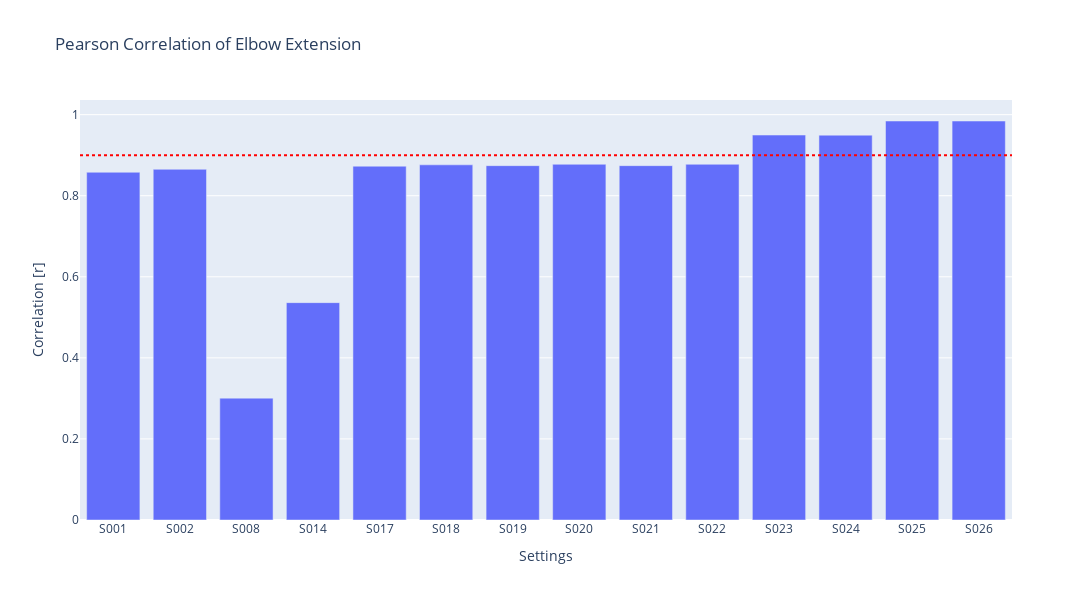
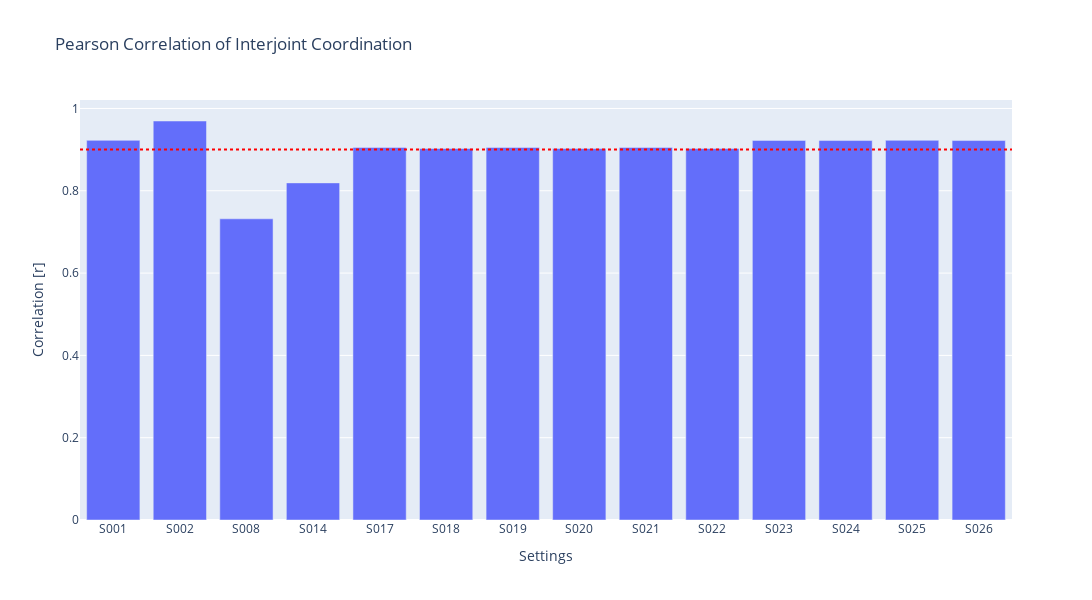
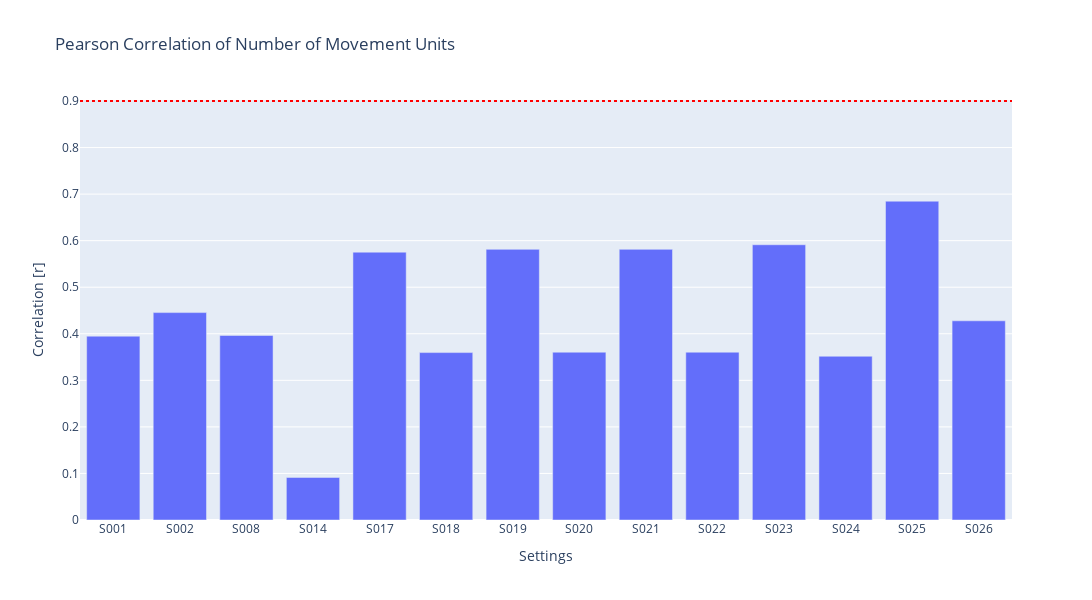
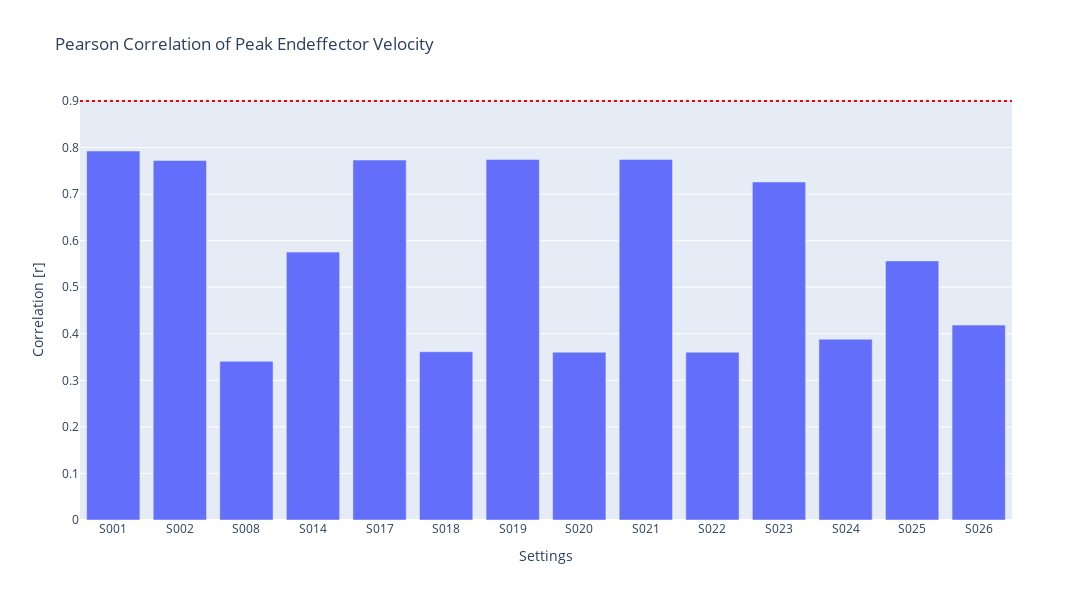

Notebook code cell kept with these figures, in order:
### Code cell
measures = df_plot['measure'].unique()

for measure in measures:
    df_plot_measure = df_plot[df_plot['measure'] == measure]
    title_name = get_title_measure_name(measure)
    
    fig = px.bar(df_plot_measure[df_plot_measure['id_s'].isin(id_s_reduced)], x='id_s', y='correlation', title=f'Pearson Correlation of {title_name}', labels={'correlation': 'Pearson Correlation', 'id_s': 'Subject ID', 'measure': 'Kin. Measure'},
                 template = 'plotly')
    
    fig.add_hline(y=0.9, line_dash='dot', line_color='red', name = 'minimum correlation')
    
    fig.update_layout(title= f'Pearson Correlation of {title_name}',
              xaxis_title=f'Settings',
              yaxis_title=f'Correlation [r]',
                      width=1300, height=600
              )
    
    fig.show()
    os.makedirs(os.path.join(dir_plots_cat, '03_correlation'), exist_ok=True)
    
    path = os.path.join(dir_plots_cat, '03_correlation', f'pearson_corr_{measure}.html')
    fig.write_html(path)
    
    path = os.path.join(dir_plots_cat, '03_correlation', f'pearson_corr_{measure}.png')
    fig.write_image(path, scale = 5)

### Figure 1 — Plotly figure (JSON) as saved in the notebook; plotly's stock layout.template omitted (floating-point values rounded to 4 significant figures)
{"data": [{"alignmentgroup": "True", "hovertemplate": "Subject ID=%{x}<br>Pearson Correlation=%{y}<extra></extra>", "legendgroup": "", "marker": {"color": "#636efa", "pattern": {"shape": ""}}, "name": "", "offsetgroup": "", "orientation": "v", "showlegend": false, "textposition": "auto", "x": ["S001", "S002", "S008", "S014", "S017", "S018", "S019", "S020", "S021", "S022", "S023", "S024", "S025", "S026"], "xaxis": "x", "y": [0.8579, 0.8652, 0.3007, 0.5363, 0.8729, 0.8763, 0.8742, 0.8776, 0.8742, 0.8776, 0.9497, 0.9494, 0.9844, 0.9843], "yaxis": "y", "type": "bar"}], "layout": {"xaxis": {"anchor": "y", "domain": [0.0, 1.0], "title": {"text": "Settings"}}, "yaxis": {"anchor": "x", "domain": [0.0, 1.0], "title": {"text": "Correlation [r]"}}, "legend": {"tracegroupgap": 0}, "title": {"text": "Pearson Correlation of Elbow Extension"}, "barmode": "relative", "shapes": [{"line": {"color": "red", "dash": "dot"}, "name": "minimum correlation", "type": "line", "x0": 0, "x1": 1, "xref": "x domain", "y0": 0.9, "y1": 0.9, "yref": "y"}], "width": 1300, "height": 600}}

### Figure 2 — Plotly figure (JSON) as saved in the notebook; plotly's stock layout.template omitted (floating-point values rounded to 4 significant figures)
{"data": [{"alignmentgroup": "True", "hovertemplate": "Subject ID=%{x}<br>Pearson Correlation=%{y}<extra></extra>", "legendgroup": "", "marker": {"color": "#636efa", "pattern": {"shape": ""}}, "name": "", "offsetgroup": "", "orientation": "v", "showlegend": false, "textposition": "auto", "x": ["S001", "S002", "S008", "S014", "S017", "S018", "S019", "S020", "S021", "S022", "S023", "S024", "S025", "S026"], "xaxis": "x", "y": [0.9225, 0.9696, 0.7319, 0.8192, 0.9055, 0.9027, 0.9054, 0.9026, 0.9054, 0.9026, 0.9224, 0.9221, 0.9226, 0.922], "yaxis": "y", "type": "bar"}], "layout": {"xaxis": {"anchor": "y", "domain": [0.0, 1.0], "title": {"text": "Settings"}}, "yaxis": {"anchor": "x", "domain": [0.0, 1.0], "title": {"text": "Correlation [r]"}}, "legend": {"tracegroupgap": 0}, "title": {"text": "Pearson Correlation of Interjoint Coordination"}, "barmode": "relative", "shapes": [{"line": {"color": "red", "dash": "dot"}, "name": "minimum correlation", "type": "line", "x0": 0, "x1": 1, "xref": "x domain", "y0": 0.9, "y1": 0.9, "yref": "y"}], "width": 1300, "height": 600}}

### Figure 3 — Plotly figure (JSON) as saved in the notebook; plotly's stock layout.template omitted (floating-point values rounded to 4 significant figures)
{"data": [{"alignmentgroup": "True", "hovertemplate": "Subject ID=%{x}<br>Pearson Correlation=%{y}<extra></extra>", "legendgroup": "", "marker": {"color": "#636efa", "pattern": {"shape": ""}}, "name": "", "offsetgroup": "", "orientation": "v", "showlegend": false, "textposition": "auto", "x": ["S001", "S002", "S008", "S014", "S017", "S018", "S019", "S020", "S021", "S022", "S023", "S024", "S025", "S026"], "xaxis": "x", "y": [0.3949, 0.4455, 0.3964, 0.09145, 0.5753, 0.3596, 0.5814, 0.3604, 0.5814, 0.3604, 0.5912, 0.3517, 0.6848, 0.4279], "yaxis": "y", "type": "bar"}], "layout": {"xaxis": {"anchor": "y", "domain": [0.0, 1.0], "title": {"text": "Settings"}}, "yaxis": {"anchor": "x", "domain": [0.0, 1.0], "title": {"text": "Correlation [r]"}}, "legend": {"tracegroupgap": 0}, "title": {"text": "Pearson Correlation of Number of Movement Units"}, "barmode": "relative", "shapes": [{"line": {"color": "red", "dash": "dot"}, "name": "minimum correlation", "type": "line", "x0": 0, "x1": 1, "xref": "x domain", "y0": 0.9, "y1": 0.9, "yref": "y"}], "width": 1300, "height": 600}}

### Figure 4 — Plotly figure (JSON) as saved in the notebook; plotly's stock layout.template omitted (floating-point values rounded to 4 significant figures)
{"data": [{"alignmentgroup": "True", "hovertemplate": "Subject ID=%{x}<br>Pearson Correlation=%{y}<extra></extra>", "legendgroup": "", "marker": {"color": "#636efa", "pattern": {"shape": ""}}, "name": "", "offsetgroup": "", "orientation": "v", "showlegend": false, "textposition": "auto", "x": ["S001", "S002", "S008", "S014", "S017", "S018", "S019", "S020", "S021", "S022", "S023", "S024", "S025", "S026"], "xaxis": "x", "y": [0.7926, 0.7723, 0.3408, 0.5755, 0.7731, 0.3614, 0.7744, 0.3604, 0.7744, 0.3604, 0.726, 0.3884, 0.5565, 0.4187], "yaxis": "y", "type": "bar"}], "layout": {"xaxis": {"anchor": "y", "domain": [0.0, 1.0], "title": {"text": "Settings"}}, "yaxis": {"anchor": "x", "domain": [0.0, 1.0], "title": {"text": "Correlation [r]"}}, "legend": {"tracegroupgap": 0}, "title": {"text": "Pearson Correlation of Peak Endeffector Velocity"}, "barmode": "relative", "shapes": [{"line": {"color": "red", "dash": "dot"}, "name": "minimum correlation", "type": "line", "x0": 0, "x1": 1, "xref": "x domain", "y0": 0.9, "y1": 0.9, "yref": "y"}], "width": 1300, "height": 600}}
